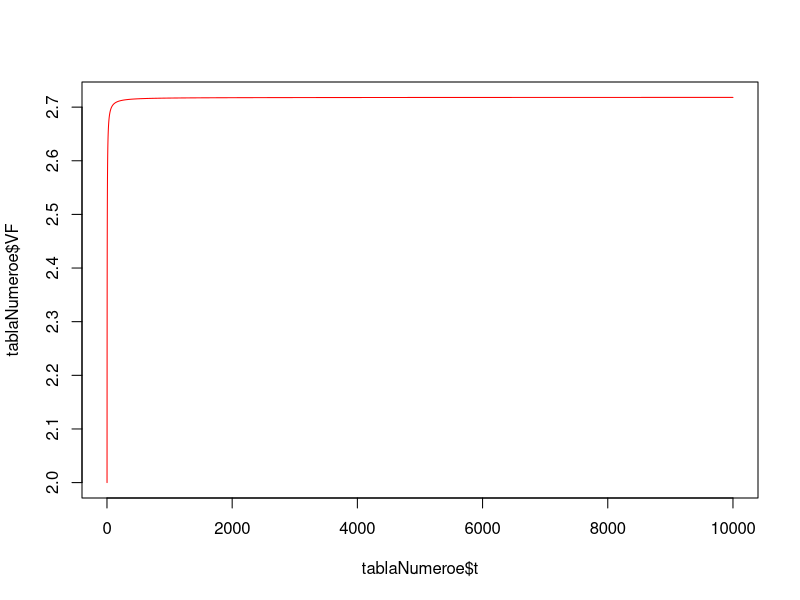

Generate this figure with R:
#Este es nuestro primer script de R en clase:
#Creamos un objeto numerico llamado a:
a=5
#Creamos un objeto numerico llamado A:
A=5
#Creamos un objeto numerico llamado "A.2":
A.2=5
#Creamos un vector de numeros
vector1=c(1,2,pi,10)
#Creamos un vector con una secuencia del 1 al 100,000:
t=1:100000
#creamos una secuencia de numeros pero ahora se incrementan en
#0.02 unidades:
t2=seq(from=1,to=10,by=0.02)
#Creamos un vector con una sola cadena de texto:
objetoTexto1="UMSNH"
#Creamos un vector con cadenas de texto:
vectorTexto1=c("FCCA","UMSNH","2024")

#Creamos un objeto tipo data.frame con los calculos del numero e:
#Primero creamos los objetos que seran los insumos para el calculo de VF:
VA=1
i=1
nTotal=10000
t=1:nTotal

tablaNumeroe=data.frame(
                        t=t,
                        VF=VA*((1+(1/t))^t)
                        )
#Creamos un objeto tipo lista con la tabla del numero e y algunos otros objetos:
objetoLista=list(
                 tablaE=tablaNumeroe,
                 valorActual=VA,
                 tasaInteres=i,
                 periodosSimulados=nTotal
                 )
#Ahora grafico los valores de la tabla del numero e:
plot(x=tablaNumeroe$t,y=tablaNumeroe$VF,type="l",col="red" )














